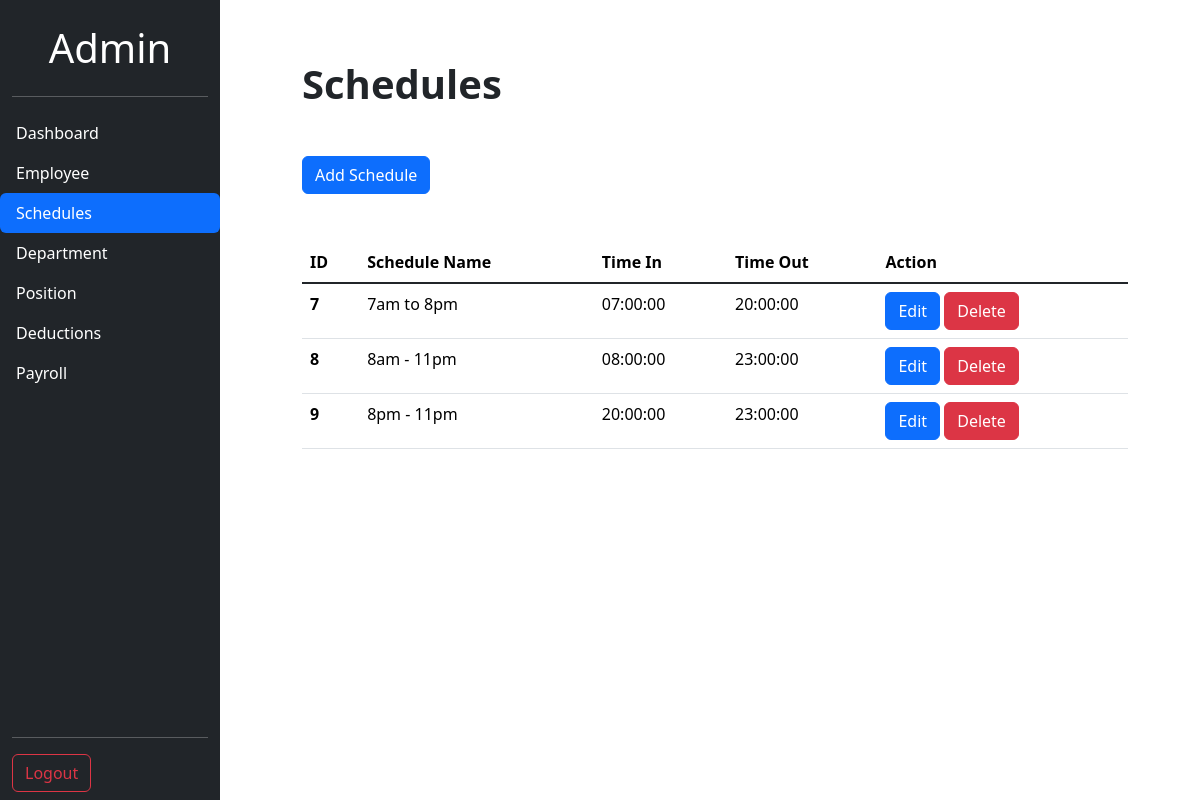
Page /Admin-Panel/schedules.php (signed in) on the committed database.
### tables this page shows
CREATE TABLE `schedules` (
  `schedule_id` int(11) NOT NULL,
  `schedule_name` varchar(100) NOT NULL,
  `start_time` time DEFAULT NULL,
  `end_time` time DEFAULT NULL
);

### Admin-Panel/schedules.php (the view, shortened to what this page needs)
<?php
require '../includes/schedules.inc.php';
try {
  $stmt = $pdo->query("SELECT * FROM schedules");
  $schedules = $stmt->fetchAll(PDO::FETCH_ASSOC);
} catch (PDOException $e) {
  $_SESSION['error'] = "Error fetching schedules: " . $e->getMessage();
  header("Location: ../Admin-Panel/schedules.php");
  exit();
}
?>
<!DOCTYPE html>
<html lang="en">
<head>
  <link
    href="https://cdn.jsdelivr.net/npm/bootstrap@5.3.3/dist/css/bootstrap.min.css"
    rel="stylesheet"
 />
  <link rel="stylesheet" href="Styles/general.css" />
  <link rel="stylesheet" href="Styles/info.css" />
</head>
<body>
  <div
    class="d-flex flex-column position-fixed bot bg-dark vh-100 top-0 start-0"
    style="width: 220px">
    <div class="container-fluid text-center">
      <h1 class="text-white text-center mt-4">Admin</h1>
    </div>
    <div class="container">
      <hr class="text-white" />
    </div>
    <ul class="nav nav-pills flex-column mb-auto text-white">
      <li class="nav-item">
        <a class="nav-link text-start text-white" href="../Admin-Panel/dashboard.php"> Dashboard</a>
      </li>
      <li class="nav-item items">
        <a class="nav-link text-white" href="../Admin-Panel/employee.php"> Employee</a>
      </li>
      <li class="nav-item items">
        <a class="nav-link text-white active" href="../Admin-Panel/schedules.php"> Schedules</a>
      </li>
      <li class="nav-item items">
        <a class="nav-link text-white" href="../Admin-Panel/department.php"> Department</a>
      </li>
      <li class="nav-item items">
        <a class="nav-link text-white" href="../Admin-Panel/position.php"> Position</a>
      </li>
      <li class="nav-item items">
        <a class="nav-link text-white" href="../Admin-Panel/deductions.php"> Deductions</a>
      </li>
      <li class="nav-item items">
        <a class="nav-link text-white" href="../Admin-Panel/payroll.php"> Payroll</a>
      </li>
    </ul>
    <div class="container">
      <hr class="text-white" />
    </div>
    <div class="container mb-2">
      <a class="btn btn-outline-danger" href="../includes/logout.inc.php">Logout</a>
    </div>
  </div>
  <div class="container">
    <h1 class="mb-5"><strong>Schedules</strong></h1>
  </div>
  <div class="container">
    <button type="button" class="btn btn-primary" data-bs-toggle="modal" data-bs-target="#add-schedules">Add Schedule</button>
    <table class="table mt-5">
      <thead>
        <tr>
          <th scope="col">ID</th>
          <th scope="col">Schedule Name</th>
          <th scope="col">Time In</th>
          <th scope="col">Time Out</th>
          <th scope="col">Action</th>
        </tr>
      </thead>
      <tbody class="table-group-divider">
        <?php foreach ($schedules as $schedule): ?>
          <tr>
            <th scope="row"><?php echo $schedule['schedule_id']; ?></th>
            <td><?php echo htmlspecialchars($schedule['schedule_name']); ?></td>
            <td><?php echo $schedule['start_time']; ?></td>
            <td><?php echo $schedule['end_time']; ?></td>
            <td>
              <button type="button" class="btn btn-primary" data-bs-toggle="modal" data-bs-target="#edit-schedule-<?php echo $schedule['schedule_id']; ?>">Edit</button>
              <a href="../includes/schedules.inc.php?delete-id=<?php echo $schedule['schedule_id']; ?>" class="btn btn-danger" onclick="return confirm('Are you sure you want to delete this schedule?')">Delete</a>
            </td>
          </tr>
        <?php endforeach; ?>
      </tbody>
    </table>
  </div>
</body>
</html>

### Admin-Panel/Styles/general.css (style rules this page uses)
body { background-color: rgb(255, 255, 255); margin: 0; padding-top: 60px; padding-left: 290px; padding-bottom: 60px; padding-right: 60px; }
.items { background-color: rgb(33, 37, 41); transition: background-color 0.15s; }

### rows in the picture
schedules: schedule_id "7", schedule_name "7am to 8pm", start_time "07:00:00", end_time "20:00:00"
schedules: schedule_id "8", schedule_name "8am - 11pm", start_time "08:00:00", end_time "23:00:00"
schedules: schedule_id "9", schedule_name "8pm - 11pm", start_time "20:00:00", end_time "23:00:00"
